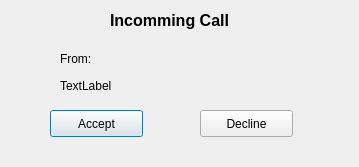
<?xml version="1.0" encoding="UTF-8"?>
<ui version="4.0">
 <class>Dialog</class>
 <widget class="QDialog" name="Dialog">
  <property name="geometry">
   <rect>
    <x>0</x>
    <y>0</y>
    <width>359</width>
    <height>167</height>
   </rect>
  </property>
  <property name="windowTitle">
   <string>Incoming Call</string>
  </property>
  <widget class="QLabel" name="label">
   <property name="geometry">
    <rect>
     <x>110</x>
     <y>10</y>
     <width>151</width>
     <height>20</height>
    </rect>
   </property>
   <property name="font">
    <font>
     <pointsize>12</pointsize>
     <weight>75</weight>
     <bold>true</bold>
    </font>
   </property>
   <property name="text">
    <string>Incomming Call</string>
   </property>
  </widget>
  <widget class="QLabel" name="label_2">
   <property name="geometry">
    <rect>
     <x>60</x>
     <y>50</y>
     <width>64</width>
     <height>17</height>
    </rect>
   </property>
   <property name="text">
    <string>From:</string>
   </property>
  </widget>
  <widget class="QPushButton" name="pbAccept">
   <property name="geometry">
    <rect>
     <x>50</x>
     <y>110</y>
     <width>93</width>
     <height>27</height>
    </rect>
   </property>
   <property name="text">
    <string>Accept</string>
   </property>
  </widget>
  <widget class="QPushButton" name="pbDecline">
   <property name="geometry">
    <rect>
     <x>200</x>
     <y>110</y>
     <width>93</width>
     <height>27</height>
    </rect>
   </property>
   <property name="text">
    <string>Decline</string>
   </property>
  </widget>
  <widget class="QLabel" name="laNumber">
   <property name="geometry">
    <rect>
     <x>60</x>
     <y>70</y>
     <width>271</width>
     <height>31</height>
    </rect>
   </property>
   <property name="text">
    <string>TextLabel</string>
   </property>
  </widget>
 </widget>
 <resources/>
 <connections/>
</ui>
